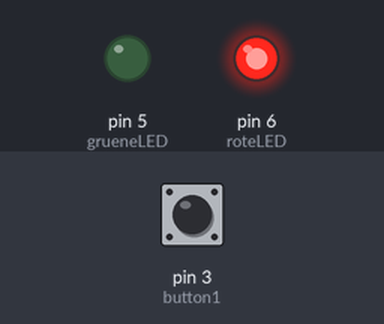
Bench run of a sketch on a simulated Arduino Uno, built with avr-gcc and run on an emulated ATmega328P. Parts: output pins drawn as LEDs (lit = HIGH). The test bench sets the inputs (shaded band); at power-on: pin 3 (button1) LOW.

Above: at 1.2 s.
1.3 s: pin 3 (button1) pulled HIGH for 0.15 s
At 1.4 s:
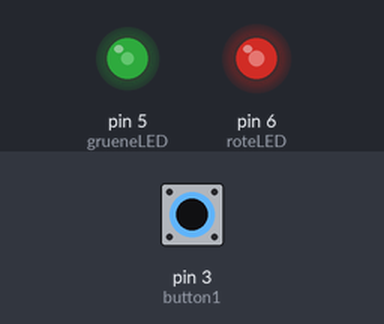
3.0 s: pin 3 (button1) pulled HIGH for 1 s
At 5.2 s:
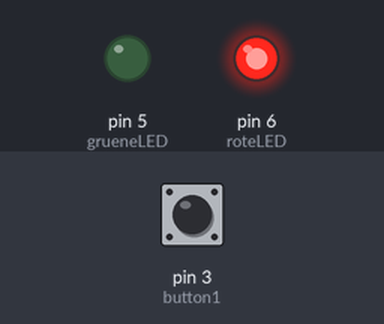
5.5 s: pin 3 (button1) pulled HIGH for 3.2 s
At 6.5 s:
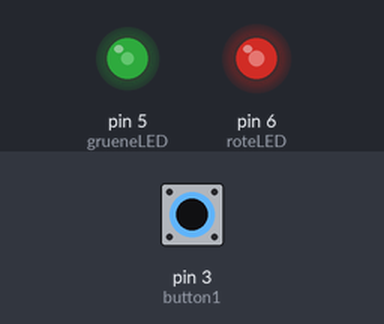
Timing chart, 0 to 10.2 s (numbered marks = the images above; inputs shaded):
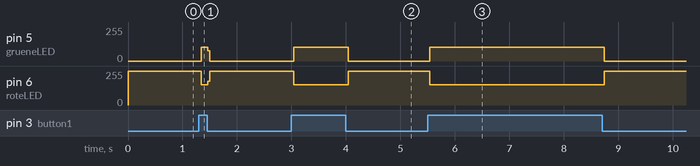

The sketch:

ampelschaltung_2.ino
```cpp
#define grueneLED 5
#define roteLED 6
#define button1 3

int startzeit=0;
int zustandsnr=1;


void rotStart_1()
{
  digitalWrite(grueneLED,LOW);
  digitalWrite(roteLED, HIGH);
  startzeit= millis();
  zustandsnr=2;
}

void rotWarten_2()
{
  //es gibt koane Befehle
  if((millis()== startzeit+3000) || (digitalRead(button1)== HIGH))
  {
    zustandsnr=3;
  }
}

void gruenStart_3()
{
  digitalWrite(grueneLED,HIGH);
  digitalWrite(roteLED, LOW);
  if(digitalRead(button1)==HIGH)
  {
    zustandsnr=1;
  }

}
void setup() {
  pinMode(roteLED,OUTPUT);
  pinMode(grueneLED,OUTPUT);
  pinMode(button1, INPUT);

}

void loop() {

  switch(zustandsnr)
  {
    case 1: rotStart_1();break;
    case 2: rotWarten_2();break;
    case 3: gruenStart_3();break;

  }

}
```

Measured:
- after the input at 1.3 s, pin 5 (grueneLED): 0/255 → 104/255 at once, → 0/255 0.12 s later; pin 6 (roteLED): 255/255 → 151/255 at once, → 255/255 0.12 s later
- after the input at 3.0 s, pin 5 (grueneLED): 0/255 → 104/255 at once, → 0/255 1.0 s later; pin 6 (roteLED): 255/255 → 151/255 at once, → 255/255 1.0 s later
- after the input at 5.5 s, pin 5 (grueneLED): 0/255 → 104/255 at once, → 0/255 3.2 s later; pin 6 (roteLED): 255/255 → 151/255 at once, → 255/255 3.2 s later
